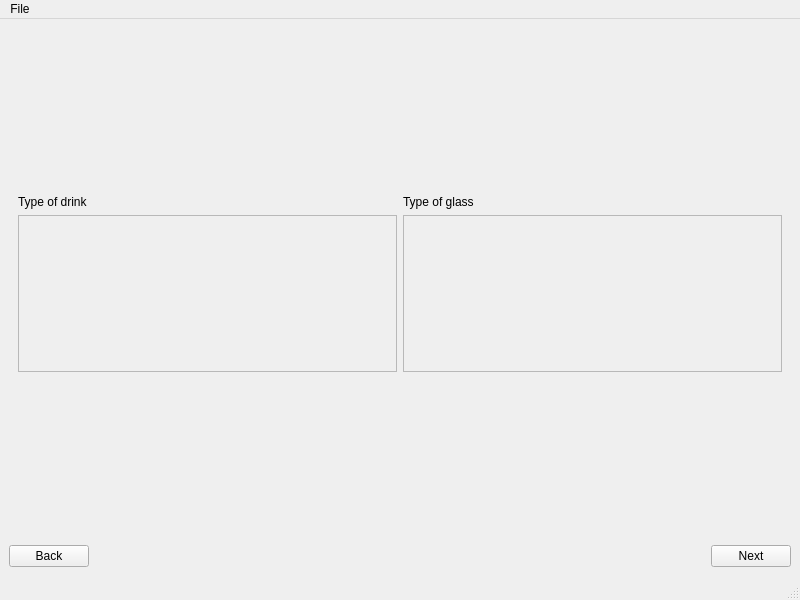
<?xml version="1.0" encoding="UTF-8"?>
<ui version="4.0">
 <class>MainWindow</class>
 <widget class="QMainWindow" name="MainWindow">
  <property name="geometry">
   <rect>
    <x>0</x>
    <y>0</y>
    <width>800</width>
    <height>600</height>
   </rect>
  </property>
  <property name="windowTitle">
   <string>MainWindow</string>
  </property>
  <widget class="QWidget" name="centralwidget">
   <layout class="QVBoxLayout" name="verticalLayout_10">
    <item>
     <widget class="QStackedWidget" name="main_widget">
      <property name="sizePolicy">
       <sizepolicy hsizetype="Expanding" vsizetype="Expanding">
        <horstretch>0</horstretch>
        <verstretch>0</verstretch>
       </sizepolicy>
      </property>
      <property name="frameShape">
       <enum>QFrame::NoFrame</enum>
      </property>
      <property name="currentIndex">
       <number>0</number>
      </property>
      <widget class="QWidget" name="page">
       <layout class="QVBoxLayout" name="verticalLayout_5">
        <property name="sizeConstraint">
         <enum>QLayout::SetNoConstraint</enum>
        </property>
        <item>
         <layout class="QHBoxLayout" name="horizontalLayout">
          <property name="sizeConstraint">
           <enum>QLayout::SetDefaultConstraint</enum>
          </property>
          <item>
           <layout class="QVBoxLayout" name="verticalLayout_2">
            <item>
             <spacer name="verticalSpacer">
              <property name="orientation">
               <enum>Qt::Vertical</enum>
              </property>
              <property name="sizeHint" stdset="0">
               <size>
                <width>20</width>
                <height>40</height>
               </size>
              </property>
             </spacer>
            </item>
            <item>
             <widget class="QLabel" name="label">
              <property name="text">
               <string>Type of drink</string>
              </property>
             </widget>
            </item>
            <item>
             <widget class="QScrollArea" name="drink_type">
              <property name="widgetResizable">
               <bool>true</bool>
              </property>
              <widget class="QWidget" name="drink_categories">
               <property name="geometry">
                <rect>
                 <x>0</x>
                 <y>0</y>
                 <width>374</width>
                 <height>148</height>
                </rect>
               </property>
               <layout class="QVBoxLayout" name="verticalLayout"/>
              </widget>
             </widget>
            </item>
            <item>
             <spacer name="verticalSpacer_2">
              <property name="orientation">
               <enum>Qt::Vertical</enum>
              </property>
              <property name="sizeHint" stdset="0">
               <size>
                <width>20</width>
                <height>40</height>
               </size>
              </property>
             </spacer>
            </item>
           </layout>
          </item>
          <item>
           <layout class="QVBoxLayout" name="verticalLayout_3">
            <item>
             <spacer name="verticalSpacer_3">
              <property name="orientation">
               <enum>Qt::Vertical</enum>
              </property>
              <property name="sizeHint" stdset="0">
               <size>
                <width>20</width>
                <height>40</height>
               </size>
              </property>
             </spacer>
            </item>
            <item>
             <widget class="QLabel" name="label_2">
              <property name="text">
               <string>Type of glass</string>
              </property>
             </widget>
            </item>
            <item>
             <widget class="QScrollArea" name="glass_type">
              <property name="widgetResizable">
               <bool>true</bool>
              </property>
              <widget class="QWidget" name="glass_categories">
               <property name="geometry">
                <rect>
                 <x>0</x>
                 <y>0</y>
                 <width>374</width>
                 <height>148</height>
                </rect>
               </property>
               <layout class="QVBoxLayout" name="verticalLayout_6"/>
              </widget>
             </widget>
            </item>
            <item>
             <spacer name="verticalSpacer_4">
              <property name="orientation">
               <enum>Qt::Vertical</enum>
              </property>
              <property name="sizeHint" stdset="0">
               <size>
                <width>20</width>
                <height>40</height>
               </size>
              </property>
             </spacer>
            </item>
           </layout>
          </item>
         </layout>
        </item>
       </layout>
      </widget>
      <widget class="QWidget" name="page_2">
       <layout class="QVBoxLayout" name="verticalLayout_4">
        <property name="sizeConstraint">
         <enum>QLayout::SetDefaultConstraint</enum>
        </property>
        <item>
         <layout class="QVBoxLayout" name="verticalLayout_7">
          <item>
           <layout class="QHBoxLayout" name="horizontalLayout_5">
            <item>
             <widget class="QLabel" name="label_alc_type">
              <property name="text">
               <string>Alcohol type</string>
              </property>
             </widget>
            </item>
            <item>
             <widget class="QLineEdit" name="lineEdit_alc_type"/>
            </item>
           </layout>
          </item>
          <item>
           <widget class="QTextBrowser" name="textBrowser_alc_type"/>
          </item>
         </layout>
        </item>
        <item>
         <widget class="Line" name="line_2">
          <property name="orientation">
           <enum>Qt::Horizontal</enum>
          </property>
         </widget>
        </item>
        <item>
         <layout class="QVBoxLayout" name="verticalLayout_9">
          <item>
           <layout class="QHBoxLayout" name="horizontalLayout_7">
            <item>
             <widget class="QLabel" name="label_basic_taste">
              <property name="text">
               <string>Basic taste</string>
              </property>
             </widget>
            </item>
            <item>
             <widget class="QLineEdit" name="lineEdit_basic_taste"/>
            </item>
           </layout>
          </item>
          <item>
           <widget class="QTextBrowser" name="textBrowser_basic_taste"/>
          </item>
         </layout>
        </item>
        <item>
         <widget class="Line" name="line">
          <property name="orientation">
           <enum>Qt::Horizontal</enum>
          </property>
         </widget>
        </item>
        <item>
         <layout class="QVBoxLayout" name="verticalLayout_8">
          <item>
           <layout class="QHBoxLayout" name="horizontalLayout_6">
            <item>
             <widget class="QLabel" name="label_ingredient">
              <property name="text">
               <string>Ingredient:</string>
              </property>
             </widget>
            </item>
            <item>
             <widget class="QLineEdit" name="lineEdit_ingredient"/>
            </item>
           </layout>
          </item>
          <item>
           <widget class="QTextBrowser" name="textBrowser_ingredient"/>
          </item>
         </layout>
        </item>
       </layout>
      </widget>
     </widget>
    </item>
    <item>
     <layout class="QHBoxLayout" name="horizontalLayout_4">
      <property name="sizeConstraint">
       <enum>QLayout::SetDefaultConstraint</enum>
      </property>
      <property name="bottomMargin">
       <number>2</number>
      </property>
      <item>
       <widget class="QPushButton" name="btn_back">
        <property name="text">
         <string>Back</string>
        </property>
        <property name="shortcut">
         <string>Alt+B</string>
        </property>
       </widget>
      </item>
      <item>
       <spacer name="horizontalSpacer">
        <property name="orientation">
         <enum>Qt::Horizontal</enum>
        </property>
        <property name="sizeHint" stdset="0">
         <size>
          <width>40</width>
          <height>20</height>
         </size>
        </property>
       </spacer>
      </item>
      <item>
       <widget class="QPushButton" name="btn_next">
        <property name="sizePolicy">
         <sizepolicy hsizetype="Minimum" vsizetype="Fixed">
          <horstretch>0</horstretch>
          <verstretch>0</verstretch>
         </sizepolicy>
        </property>
        <property name="layoutDirection">
         <enum>Qt::RightToLeft</enum>
        </property>
        <property name="text">
         <string>Next</string>
        </property>
        <property name="shortcut">
         <string>Alt+N</string>
        </property>
       </widget>
      </item>
     </layout>
    </item>
   </layout>
  </widget>
  <widget class="QMenuBar" name="menubar">
   <property name="geometry">
    <rect>
     <x>0</x>
     <y>0</y>
     <width>800</width>
     <height>21</height>
    </rect>
   </property>
   <widget class="QMenu" name="menuFile">
    <property name="title">
     <string>File</string>
    </property>
    <addaction name="actionA"/>
   </widget>
   <addaction name="menuFile"/>
  </widget>
  <widget class="QStatusBar" name="statusbar"/>
  <action name="actionA">
   <property name="text">
    <string>A</string>
   </property>
  </action>
 </widget>
 <resources/>
 <connections/>
</ui>
